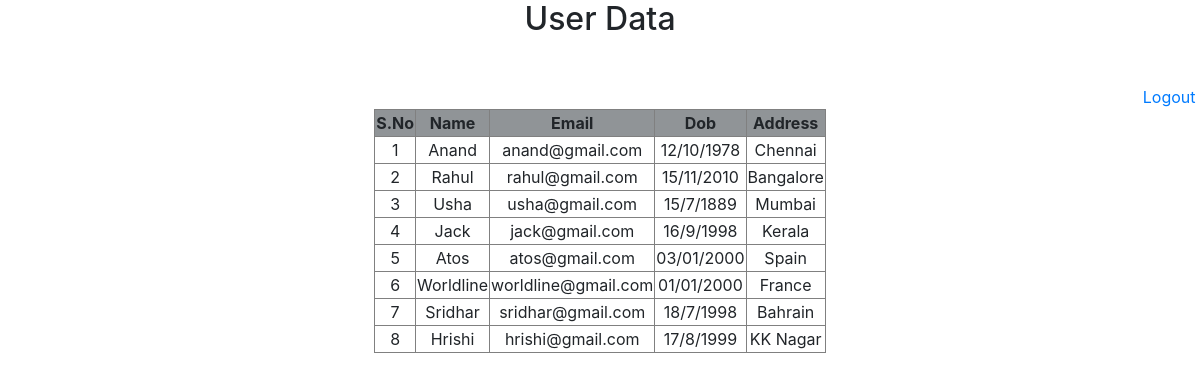
Screenshot of /view.php (signed in) with the database file from the repository.
### tables this page shows
CREATE TABLE IF NOT EXISTS `registerform` (
  `id` int(255) NOT NULL AUTO_INCREMENT,
  `Name` varchar(55) NOT NULL,
  `Username` varchar(35) NOT NULL,
  `Password` varchar(50) NOT NULL,
  `Email` varchar(35) NOT NULL,
  `Mobile` varchar(10) NOT NULL,
  `Dob` varchar(25) NOT NULL,
  `Address` varchar(45) NOT NULL,
  `Status` int(1) NOT NULL,
  `authtoken` varchar(100) NOT NULL,
  PRIMARY KEY (`id`),
  UNIQUE KEY `Username` (`Username`),
  UNIQUE KEY `Email` (`Email`)
);

### view.php (the view, shortened to what this page needs)
<?php
include('config.php');
?>
<!DOCTYPE html>
<html>
<head>
	  <link rel="stylesheet" href="https://stackpath.bootstrapcdn.com/bootstrap/4.4.1/css/bootstrap.min.css">
	  <link rel="stylesheet" href="https://unpkg.com/purecss@1.0.1/build/pure-min.css">
</head>
<body>
<div class="h1">
<h2>User Data<br><br></h2></div>
<a href="logout.php" style="float: right;">Logout&nbsp;</a>
<center>
<br><table  border="1" class="pure-table pure-table-bordered">
		<tr class="view">
			<td><b>S.No</b></td>
			<td><b>Name</b></td>
			<td><b>Email</b></td>
			<td><b>Dob</b></td>
			<td><b>Address</b></td>
		</tr>
<?php
$count = 1;
$query = "SELECT * FROM registerform where id!=148 ORDER by id asc";
	$result = mysqli_query($connection, $query);
while($row = mysqli_fetch_assoc($result))
	 { ?>
<tr align="center">
<td align="center">
	<?php
	   echo $count;
	?>
</td>
<td align="center">
	<?php
	echo $row["Name"];
	?>
</td>
<td align="center">
	<?php
	  echo $row["Email"];
	?>
</td>
<td align="center">
	<?php
	  echo $row["Dob"];
	?>
</td>
<td align="center">
	<?php
	  echo $row["Address"];
	?>
</td>
<?php
     $count++; }
?>
</table>
</center>
</body>
</html>

### view.php (style rules this page uses)
.h1 { text-align: center; }
.view { background-color: #909497; text-align: center; }

### rows the page displays
registerform: Name "Anand", Email "anand@gmail.com", Dob "12/10/1978", Address "Chennai"
registerform: Name "Rahul", Email "rahul@gmail.com", Dob "15/11/2010", Address "Bangalore"
registerform: Name "Usha", Email "usha@gmail.com", Dob "15/7/1889", Address "Mumbai"
registerform: Name "Jack", Email "jack@gmail.com", Dob "16/9/1998", Address "Kerala"
registerform: Name "Atos", Email "atos@gmail.com", Dob "03/01/2000", Address "Spain"
registerform: Name "Worldline", Email "worldline@gmail.com", Dob "01/01/2000", Address "France"
registerform: Name "Sridhar", Email "sridhar@gmail.com", Dob "18/7/1998", Address "Bahrain"
registerform: Name "Hrishi", Email "hrishi@gmail.com", Dob "17/8/1999", Address "KK Nagar"
